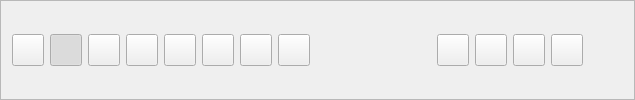
      <widget class="QFrame" name="frame_3">
       <property name="frameShape">
        <enum>QFrame::StyledPanel</enum>
       </property>
       <property name="frameShadow">
        <enum>QFrame::Raised</enum>
       </property>
       <layout class="QHBoxLayout" name="horizontalLayout">
        <item>
         <widget class="QToolButton" name="mui_imprimir">
          <property name="minimumSize">
           <size>
            <width>32</width>
            <height>32</height>
           </size>
          </property>
          <property name="maximumSize">
           <size>
            <width>32</width>
            <height>32</height>
           </size>
          </property>
          <property name="toolTip">
           <string>Imprimir</string>
          </property>
          <property name="whatsThis">
           <string>Imprimir</string>
          </property>
          <property name="text">
           <string/>
          </property>
          <property name="icon">
           <iconset resource="../../../bulmages.qrc">
            <normaloff>:/Images/document-print.png</normaloff>:/Images/document-print.png</iconset>
          </property>
          <property name="iconSize">
           <size>
            <width>22</width>
            <height>22</height>
           </size>
          </property>
         </widget>
        </item>
        <item>
         <widget class="QToolButton" name="mui_filtrar">
          <property name="minimumSize">
           <size>
            <width>32</width>
            <height>32</height>
           </size>
          </property>
          <property name="maximumSize">
           <size>
            <width>32</width>
            <height>32</height>
           </size>
          </property>
          <property name="toolTip">
           <string>Mostrar/Oculatar filtro</string>
          </property>
          <property name="whatsThis">
           <string>Mostrar/Oculatar filtro</string>
          </property>
          <property name="text">
           <string/>
          </property>
          <property name="icon">
           <iconset resource="../../../bulmages.qrc">
            <normaloff>:/Images/edit-find.png</normaloff>:/Images/edit-find.png</iconset>
          </property>
          <property name="iconSize">
           <size>
            <width>22</width>
            <height>22</height>
           </size>
          </property>
          <property name="checkable">
           <bool>true</bool>
          </property>
          <property name="checked">
           <bool>true</bool>
          </property>
         </widget>
        </item>
        <item>
         <widget class="QToolButton" name="mui_configurar">
          <property name="minimumSize">
           <size>
            <width>32</width>
            <height>32</height>
           </size>
          </property>
          <property name="maximumSize">
           <size>
            <width>32</width>
            <height>32</height>
           </size>
          </property>
          <property name="toolTip">
           <string>Configurar</string>
          </property>
          <property name="whatsThis">
           <string>Configurar</string>
          </property>
          <property name="text">
           <string/>
          </property>
          <property name="icon">
           <iconset resource="../../../bulmages.qrc">
            <normaloff>:/Images/document-properties.png</normaloff>:/Images/document-properties.png</iconset>
          </property>
          <property name="iconSize">
           <size>
            <width>22</width>
            <height>22</height>
           </size>
          </property>
          <property name="checkable">
           <bool>false</bool>
          </property>
          <property name="checked">
           <bool>false</bool>
          </property>
         </widget>
        </item>
        <item>
         <widget class="QToolButton" name="mui_actualizar">
          <property name="minimumSize">
           <size>
            <width>32</width>
            <height>32</height>
           </size>
          </property>
          <property name="maximumSize">
           <size>
            <width>32</width>
            <height>32</height>
           </size>
          </property>
          <property name="toolTip">
           <string>Actualizar</string>
          </property>
          <property name="whatsThis">
           <string>Actualizar</string>
          </property>
          <property name="text">
           <string/>
          </property>
          <property name="icon">
           <iconset resource="../../../bulmages.qrc">
            <normaloff>:/Images/view-refresh.png</normaloff>:/Images/view-refresh.png</iconset>
          </property>
          <property name="iconSize">
           <size>
            <width>22</width>
            <height>22</height>
           </size>
          </property>
          <property name="checkable">
           <bool>false</bool>
          </property>
          <property name="checked">
           <bool>false</bool>
          </property>
         </widget>
        </item>
        <item>
         <widget class="QToolButton" name="mui_inicio">
          <property name="sizePolicy">
           <sizepolicy hsizetype="Fixed" vsizetype="Fixed">
            <horstretch>0</horstretch>
            <verstretch>0</verstretch>
           </sizepolicy>
          </property>
          <property name="minimumSize">
           <size>
            <width>32</width>
            <height>32</height>
           </size>
          </property>
          <property name="maximumSize">
           <size>
            <width>32</width>
            <height>32</height>
           </size>
          </property>
          <property name="toolTip">
           <string>Asientos inteligentes</string>
          </property>
          <property name="whatsThis">
           <string>Asientos inteligentes</string>
          </property>
          <property name="text">
           <string/>
          </property>
          <property name="icon">
           <iconset resource="../../../bulmages.qrc">
            <normaloff>:/BulmaCont32x32/images/png/i_start.png</normaloff>:/BulmaCont32x32/images/png/i_start.png</iconset>
          </property>
          <property name="iconSize">
           <size>
            <width>22</width>
            <height>22</height>
           </size>
          </property>
          <property name="shortcut">
           <string>Ctrl+M</string>
          </property>
         </widget>
        </item>
        <item>
         <widget class="QToolButton" name="mui_anterior">
          <property name="sizePolicy">
           <sizepolicy hsizetype="Fixed" vsizetype="Fixed">
            <horstretch>0</horstretch>
            <verstretch>0</verstretch>
           </sizepolicy>
          </property>
          <property name="minimumSize">
           <size>
            <width>32</width>
            <height>32</height>
           </size>
          </property>
          <property name="maximumSize">
           <size>
            <width>32</width>
            <height>32</height>
           </size>
          </property>
          <property name="toolTip">
           <string>Asientos inteligentes</string>
          </property>
          <property name="whatsThis">
           <string>Asientos inteligentes</string>
          </property>
          <property name="text">
           <string/>
          </property>
          <property name="icon">
           <iconset resource="../../../bulmages.qrc">
            <normaloff>:/BulmaCont32x32/images/png/i_back.png</normaloff>:/BulmaCont32x32/images/png/i_back.png</iconset>
          </property>
          <property name="iconSize">
           <size>
            <width>22</width>
            <height>22</height>
           </size>
          </property>
          <property name="shortcut">
           <string>Ctrl+M</string>
          </property>
         </widget>
        </item>
        <item>
         <widget class="QToolButton" name="mui_siguiente">
          <property name="sizePolicy">
           <sizepolicy hsizetype="Fixed" vsizetype="Fixed">
            <horstretch>0</horstretch>
            <verstretch>0</verstretch>
           </sizepolicy>
          </property>
          <property name="minimumSize">
           <size>
            <width>32</width>
            <height>32</height>
           </size>
          </property>
          <property name="maximumSize">
           <size>
            <width>32</width>
            <height>32</height>
           </size>
          </property>
          <property name="toolTip">
           <string>Asientos inteligentes</string>
          </property>
          <property name="whatsThis">
           <string>Asientos inteligentes</string>
          </property>
          <property name="text">
           <string/>
          </property>
          <property name="icon">
           <iconset resource="../../../bulmages.qrc">
            <normaloff>:/BulmaCont32x32/images/png/i_forward.png</normaloff>:/BulmaCont32x32/images/png/i_forward.png</iconset>
          </property>
          <property name="iconSize">
           <size>
            <width>22</width>
            <height>22</height>
           </size>
          </property>
          <property name="shortcut">
           <string>Ctrl+M</string>
          </property>
         </widget>
        </item>
        <item>
         <widget class="QToolButton" name="mui_fin">
          <property name="sizePolicy">
           <sizepolicy hsizetype="Fixed" vsizetype="Fixed">
            <horstretch>0</horstretch>
            <verstretch>0</verstretch>
           </sizepolicy>
          </property>
          <property name="minimumSize">
           <size>
            <width>32</width>
            <height>32</height>
           </size>
          </property>
          <property name="maximumSize">
           <size>
            <width>32</width>
            <height>32</height>
           </size>
          </property>
          <property name="toolTip">
           <string>Asientos inteligentes</string>
          </property>
          <property name="whatsThis">
           <string>Asientos inteligentes</string>
          </property>
          <property name="text">
           <string/>
          </property>
          <property name="icon">
           <iconset resource="../../../bulmages.qrc">
            <normaloff>:/BulmaCont32x32/images/png/i_finish.xpm</normaloff>:/BulmaCont32x32/images/png/i_finish.xpm</iconset>
          </property>
          <property name="iconSize">
           <size>
            <width>22</width>
            <height>22</height>
           </size>
          </property>
          <property name="shortcut">
           <string>Ctrl+M</string>
          </property>
         </widget>
        </item>
        <item>
         <spacer>
          <property name="orientation">
           <enum>Qt::Horizontal</enum>
          </property>
          <property name="sizeType">
           <enum>QSizePolicy::Expanding</enum>
          </property>
          <property name="sizeHint" stdset="0">
           <size>
            <width>121</width>
            <height>26</height>
           </size>
          </property>
         </spacer>
        </item>
        <item>
         <widget class="QToolButton" name="mui_casacion">
          <property name="minimumSize">
           <size>
            <width>32</width>
            <height>32</height>
           </size>
          </property>
          <property name="maximumSize">
           <size>
            <width>32</width>
            <height>32</height>
           </size>
          </property>
          <property name="toolTip">
           <string>Casacion</string>
          </property>
          <property name="whatsThis">
           <string>Casacion</string>
          </property>
          <property name="text">
           <string/>
          </property>
          <property name="icon">
           <iconset resource="../../../bulmages.qrc">
            <normaloff>:/BulmaCont32x32/images/png/i_casacion.xpm</normaloff>:/BulmaCont32x32/images/png/i_casacion.xpm</iconset>
          </property>
          <property name="iconSize">
           <size>
            <width>22</width>
            <height>22</height>
           </size>
          </property>
         </widget>
        </item>
        <item>
         <widget class="QToolButton" name="mui_guardarPunteo">
          <property name="minimumSize">
           <size>
            <width>32</width>
            <height>32</height>
           </size>
          </property>
          <property name="maximumSize">
           <size>
            <width>32</width>
            <height>32</height>
           </size>
          </property>
          <property name="toolTip">
           <string>Guardar punteo</string>
          </property>
          <property name="whatsThis">
           <string>Guardar punteo</string>
          </property>
          <property name="text">
           <string/>
          </property>
          <property name="icon">
           <iconset resource="../../../bulmages.qrc">
            <normaloff>:/Images/edit-save.png</normaloff>:/Images/edit-save.png</iconset>
          </property>
          <property name="iconSize">
           <size>
            <width>22</width>
            <height>22</height>
           </size>
          </property>
         </widget>
        </item>
        <item>
         <widget class="QToolButton" name="mui_cargarPunteos">
          <property name="minimumSize">
           <size>
            <width>32</width>
            <height>32</height>
           </size>
          </property>
          <property name="maximumSize">
           <size>
            <width>32</width>
            <height>32</height>
           </size>
          </property>
          <property name="toolTip">
           <string>Cargar punteo</string>
          </property>
          <property name="whatsThis">
           <string>Cargar punteo</string>
          </property>
          <property name="text">
           <string/>
          </property>
          <property name="icon">
           <iconset resource="../../../bulmages.qrc">
            <normaloff>:/Images/document-open.png</normaloff>:/Images/document-open.png</iconset>
          </property>
          <property name="iconSize">
           <size>
            <width>22</width>
            <height>22</height>
           </size>
          </property>
         </widget>
        </item>
        <item>
         <widget class="QToolButton" name="mui_borrarPunteo">
          <property name="minimumSize">
           <size>
            <width>32</width>
            <height>32</height>
           </size>
          </property>
          <property name="maximumSize">
           <size>
            <width>32</width>
            <height>32</height>
           </size>
          </property>
          <property name="toolTip">
           <string>Borrar punteo</string>
          </property>
          <property name="whatsThis">
           <string>Borrar punteo</string>
          </property>
          <property name="text">
           <string/>
          </property>
          <property name="icon">
           <iconset>
            <normaloff>:Images/edit-delete.png</normaloff>:Images/edit-delete.png</iconset>
          </property>
          <property name="iconSize">
           <size>
            <width>22</width>
            <height>22</height>
           </size>
          </property>
         </widget>
        </item>
        <item>
         <spacer>
          <property name="orientation">
           <enum>Qt::Horizontal</enum>
          </property>
          <property name="sizeHint" stdset="0">
           <size>
            <width>40</width>
            <height>20</height>
           </size>
          </property>
         </spacer>
        </item>
       </layout>
      </widget>
